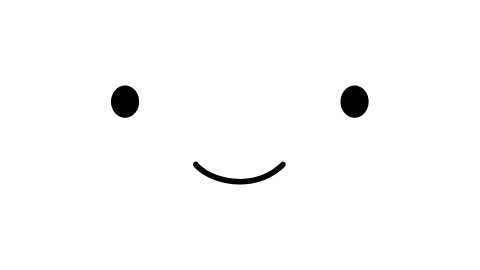
#> input picture whole_bmo/tools/figma_faces/Rosto-01.png, 480 x 270 px; its folder holds only this picture in this run
$ python slice_faces.py
#> lines starting #> are read from the running program, lines starting #| are printed output that depends on the picture; after the words box and inside, x2 and y2 are one past the last pixel; in counts of white or black regions, pixels touching at a corner belong together
"""
slice_faces.py — Figma face exports -> coloured A4 stencils for the STM32.

  cd ~/STM32/boum/tools
  python3 slice_faces.py                     # figma_faces/ -> ../Core/Inc/bmo_faces.h
  python3 slice_faces.py --debug DIR         # also save role-coloured debug images

Input:  figma_faces/Rosto-XX.png, 480x270, transparent background (CLAUDE.md §15).
Output: ../Core/Inc/bmo_faces.h and figma_faces/check/check_Rosto-XX.png.

Pipeline per face:
  1. Paste the export at (0, 25) on a 480x320 canvas.
  2. Palette ("inks"): colours of opaque AND semi-transparent pixels (PNG alpha
     is straight, so RGB is already the un-premultiplied colour), weighted by
     alpha. Close colours merge; saturated colours of the same hue merge too
     (21's red gradient -> one flat red). Edge colours that are a blend of two
     inks are not inks.
  3. Each pixel becomes one ink, or two inks blended at an edge. Inks are drawn
     back to front (outer outline first, enclosed fills/highlights last); the
     two alphas are solved so that drawing them in that order gives back the
     original pixel.
  4. Roles: blush inks (soft or pink) are always PART_EXTRA, by colour.
     The rest is split into connected pieces: centre band = mouth; on each
     side the main piece is the eye, a piece above it is the brow, anything
     else (21's "^^" marks) is extra.
  5. One stencil per role x ink, cropped tight, x and width rounded to even.
  6. Rebuild every face from the packed nibbles with the firmware's RGB565
     mix() and save it as check/check_Rosto-XX.png.

A4 = 4-bit alpha, 2 px per byte, HIGH nibble = LEFT pixel (as face_gfx.h expects).
"""
import argparse
import colorsys
import glob
import os
import sys

import numpy as np
from PIL import Image
from scipy import ndimage

CANVAS_W, CANVAS_H = 480, 320
TOP = 25                                   # (320 - 270) / 2
BG_RGB = (0xC9, 0xE4, 0xC3)                # "Face - 1st Color"
BG_565 = 0xCF38

MIN_ALPHA = 0.10        # palette ignores fainter pixels (colour too unreliable)
MIN_WEIGHT = 30.0       # an ink needs this much alpha-weighted area
MERGE_DIST = 48.0       # RGB distance: same ink
MIX_TOL = 20.0          # RGB distance from the line between two inks: edge blend
HUE_MERGE_DEG = 12.0    # saturated colours this close in hue: same ink (gradients)
PAIR_PENALTY = 6.0      # prefer one ink over a two-ink blend when both fit
PURE_TOL = 12.0         # pixel this close to an ink shows that ink is present
NEAR_PX = 3             # ...and the ink may be used this many pixels around it
SPECK_WEIGHT = 8        # pieces with less total A4 than this join their neighbour
SOFT_ALPHA = 0.6        # ink whose median alpha is below this is a soft blush
BLUSH_INKS = [(255, 200, 216)]             # hard-edged blush colours (13's pink)
CENTRE_X = (160, 320)   # piece centre inside this band -> mouth
BROW_X_MARGIN = 20      # brow must overlap the eye's x range (+ this margin)

ROLES = ["PART_EYE_L", "PART_EYE_R", "PART_BROW_L", "PART_BROW_R", "PART_MOUTH", "PART_EXTRA"]
ROLE_TAG = ["eye_l", "eye_r", "brow_l", "brow_r", "mouth", "extra"]
EYE_L, EYE_R, BROW_L, BROW_R, MOUTH, EXTRA = range(6)
PART_STRUCT_BYTES = 16  # sizeof(face_part_t) on Cortex-M7


# ------------------------------------------------------------------ helpers
def to565(c):
    r, g, b = (int(round(v)) for v in c)
    return ((r >> 3) << 11) | ((g >> 2) << 5) | (b >> 3)


def expand565(p):
    """RGB565 array -> 8-bit RGB array, as the panel shows it."""
    r = (p >> 11) & 0x1F
    g = (p >> 5) & 0x3F
    b = p & 0x1F
    return np.stack([(r * 255 + 15) // 31, (g * 255 + 31) // 63, (b * 255 + 15) // 31], -1)


def fw_mix(fg, bg, a):
    """Exact copy of mix() in gfx_spi.c, vectorised. fg scalar, bg/a arrays."""
    out = np.zeros_like(bg)
    for shift, mask in ((11, 0x1F), (5, 0x3F), (0, 0x1F)):
        f = (fg >> shift) & mask
        b = (bg >> shift) & mask
        out |= ((f * a + b * (15 - a) + 7) // 15) << shift
    return out


def hue_sat_val(c):
    return colorsys.rgb_to_hsv(*(v / 255.0 for v in c))


# [17 lines left out: functions same_hue, seg_dist, not called in this run]


# ------------------------------------------------------------------ palette
def build_palette(rgb, a):
    """Returns (inks Kx3 float, colour->ink map for gradient shades).

    Only same-hue gradient shades are force-mapped to their ink (21's hearts
    become flat red). Every other colour is left to decompose(), which picks
    the nearest ink or a two-ink edge blend.
    """
    m = a >= MIN_ALPHA
    cols, inv = np.unique(rgb[m], axis=0, return_inverse=True)
    wsum = np.bincount(inv.ravel(), weights=a[m])
    inks, members = [], {}
    for k in np.argsort(-wsum):
        c = cols[k].astype(float)
        if inks:
            hue_j = next((j for j, e in enumerate(inks) if same_hue(c, e)), None)
            if hue_j is not None:
                members[tuple(cols[k])] = hue_j
                continue                      # gradient shade: flat ink
            d = [np.linalg.norm(c - e) for e in inks]
            mix = min((seg_dist(c, inks[i], inks[j])[0]
                       for i in range(len(inks)) for j in range(i + 1, len(inks))),
                      default=np.inf)
            if mix < MIX_TOL and mix < min(d):
                continue                      # blend of two inks at an edge
            if min(d) < MERGE_DIST:
                continue                      # a shade of an existing ink
        if wsum[k] >= MIN_WEIGHT:
            members[tuple(cols[k])] = len(inks)
            inks.append(c)
    return np.array(inks), members


def nearest_ink(rgb, inks):
    d = np.linalg.norm(rgb[..., None, :] - inks[None, None], axis=-1)
    return np.argmin(d, axis=-1)


def layer_order(rgb, a, inks):
    """Back-to-front order: inks touching the transparent outside go first."""
    near = nearest_ink(rgb, inks)
    opaque = a >= 0.5
    outer = []
    for k in range(len(inks)):
        mk = opaque & (near == k)
        edge = mk & ~ndimage.binary_erosion(mk)
        if not edge.any():
            outer.append((0.0, 0))
            continue
        touches_out = edge & ndimage.binary_dilation(~opaque)
        outer.append((touches_out.sum() / edge.sum(), int(mk.sum())))
    return sorted(range(len(inks)), key=lambda k: outer[k], reverse=True)


# ------------------------------------------------------------ decomposition
def decompose(rgb, a, inks, members, layer_of):
    """Per-ink alpha planes (float 0..1) that composite back to the original."""
    K = len(inks)
    planes = np.zeros((K,) + a.shape)
    ys, xs = np.nonzero(a > 0)
    c = rgb[ys, xs].astype(float)
    al = a[ys, xs]

    # colours that were merged into an ink while building the palette: one ink
    mapped = np.array([members.get(tuple(v), -1) for v in rgb[ys, xs]])

    # an ink may only be used where it really appears within NEAR_PX pixels,
    # so an edge blend is never explained by an ink from elsewhere on the face
    all_err = np.linalg.norm(rgb[..., None, :].astype(float) - inks[None, None], axis=-1)
    near = np.stack([ndimage.binary_dilation((all_err[..., k] < PURE_TOL) & (a >= MIN_ALPHA),
                                             iterations=NEAR_PX) for k in range(K)])
    ok = near[:, ys, xs].T                                             # N x K

    # otherwise best of: one ink, or a blend of two inks
    single_err = np.linalg.norm(c[:, None] - inks[None], axis=-1)     # N x K
    single = np.argmin(np.where(ok, single_err, single_err + 1e6), axis=1)
    err = single_err[np.arange(len(c)), single] + np.where(ok.any(1), 0, 1e6)
    pick_i = single.copy()
    pick_j = np.full(len(c), -1)
    pick_t = np.ones(len(c))
    for i in range(K):
        for j in range(i + 1, K):
            p, q = inks[i], inks[j]
            d = p - q
            t = np.clip((c - q) @ d / float(d @ d), 0, 1)
            e = np.linalg.norm(c - (t[:, None] * p + (1 - t[:, None]) * q), axis=1) + PAIR_PENALTY
            better = (e < err) & (t > 0.02) & (t < 0.98) & ok[:, i] & ok[:, j]
            err[better] = e[better]
            pick_i[better], pick_j[better], pick_t[better] = i, j, t[better]

    use_map = mapped >= 0
    pick_i[use_map], pick_j[use_map], pick_t[use_map] = mapped[use_map], -1, 1.0

    one = pick_j < 0
    planes[pick_i[one], ys[one], xs[one]] = al[one]

    two = ~one
    i, j, t, aa = pick_i[two], pick_j[two], pick_t[two], al[two]
    i_top = np.array([layer_of[v] for v in i]) > np.array([layer_of[v] for v in j])
    top = np.where(i_top, i, j)
    bot = np.where(i_top, j, i)
    t_top = np.where(i_top, t, 1 - t)
    a_top = aa * t_top
    a_bot = np.where(a_top < 0.999, aa * (1 - t_top) / np.maximum(1 - a_top, 1e-6), 0.0)
    planes[top, ys[two], xs[two]] = a_top
    planes[bot, ys[two], xs[two]] = np.clip(a_bot, 0, 1)
    return planes


# ------------------------------------------------------------------- roles
def label_pieces(mask, weight):
    """8-connected pieces; specks join the nearest real piece."""
    lab, n = ndimage.label(mask, structure=np.ones((3, 3)))
    if n == 0:
        return lab, []
    w = ndimage.sum(weight, lab, index=np.arange(1, n + 1))
    keep = [k + 1 for k in range(n) if w[k] >= SPECK_WEIGHT]
    if not keep:
        keep = [int(np.argmax(w)) + 1]
    big = np.isin(lab, keep)
    _, (iy, ix) = ndimage.distance_transform_edt(~big, return_indices=True)
    lab = np.where(mask, lab[iy, ix], 0)
    return lab, keep


def bbox(m):
    ys, xs = np.nonzero(m)
    return xs.min(), ys.min(), xs.max() + 1, ys.max() + 1


def assign_roles(q, inks, extra_inks):
    """Returns list of (role, ink, mask) groups."""
    groups = []

    # blush inks: always extra, one part per connected blob
    for k in extra_inks:
        lab, keep = label_pieces(q[k] > 0, q[k])
        for l in keep:
            groups.append((EXTRA, k, lab == l))

    body = [k for k in range(len(inks)) if k not in extra_inks]
    if not body:
        return groups
    wsum = sum(q[k].astype(int) for k in body)
    lab, keep = label_pieces(wsum > 0, wsum)

    info = {}
    for l in keep:
        m = lab == l
        x0, y0, x1, y1 = bbox(m)
        ys, xs = np.nonzero(m)
        info[l] = dict(mask=m, box=(x0, y0, x1, y1), cx=xs.mean(), cy=ys.mean(), w=wsum[m].sum())

    role_of = {}
    for side, eye, brow in (("L", EYE_L, BROW_L), ("R", EYE_R, BROW_R)):
        pcs = [l for l in keep if (info[l]["cx"] < CENTRE_X[0]) == (side == "L")
               and not CENTRE_X[0] <= info[l]["cx"] <= CENTRE_X[1]]
        if not pcs:
            continue
        top_w = max(info[l]["w"] for l in pcs)
        main = max((l for l in pcs if info[l]["w"] >= 0.4 * top_w), key=lambda l: info[l]["cy"])
        role_of[main] = eye
        ex0, _, ex1, _ = info[main]["box"]
        for l in pcs:
            if l == main:
                continue
            x0, _, x1, y1 = info[l]["box"]
            above = y1 <= info[main]["cy"]
            overlap = x1 > ex0 - BROW_X_MARGIN and x0 < ex1 + BROW_X_MARGIN
            role_of[l] = brow if (above and overlap) else EXTRA
    for l in keep:
        role_of.setdefault(l, MOUTH)

    # merge same-role pieces into one part, except extras (kept separate)
    for role in (EYE_L, EYE_R, BROW_L, BROW_R, MOUTH):
        m = np.isin(lab, [l for l in keep if role_of[l] == role])
        if m.any():
            for k in body:
                groups.append((role, k, m))
    for l in keep:
        if role_of[l] == EXTRA:
            for k in body:
                groups.append((EXTRA, k, lab == l))
    return groups


# ------------------------------------------------------------------ packing
def pack_a4(a):
    h, w = a.shape
    flat = a.astype(np.uint8).ravel()
    return list((flat[0::2] << 4) | flat[1::2]), w, h


def unpack_a4(data, w, h):
    b = np.array(data, dtype=np.uint8)
    out = np.empty(w * h, dtype=np.int64)
    out[0::2] = b >> 4
    out[1::2] = b & 0x0F
    return out.reshape(h, w)


def slice_face(path):
    src = np.array(Image.open(path).convert("RGBA"))
    if src.shape[:2] != (270, 480):
        sys.exit(f"{path}: expected 480x270, got {src.shape[1]}x{src.shape[0]}")
    canvas = np.zeros((CANVAS_H, CANVAS_W, 4), dtype=np.uint8)
    canvas[TOP:TOP + 270] = src
    rgb = canvas[..., :3]
    a = canvas[..., 3] / 255.0

    inks, members = build_palette(rgb, a)
    order = layer_order(rgb, a, inks)
    layer_of = {k: n for n, k in enumerate(order)}
    planes = decompose(rgb, a, inks, members, layer_of)
    q = np.rint(planes * 15).astype(np.uint8)

    extra_inks = []
    for k in range(len(inks)):
        vals = planes[k][q[k] > 0]
        soft = vals.size and np.median(vals) < SOFT_ALPHA
        pink = any(np.linalg.norm(inks[k] - np.array(b)) < MERGE_DIST for b in BLUSH_INKS)
        if soft or pink:
            extra_inks.append(k)

    parts = []
    for role, k, m in assign_roles(q, inks, extra_inks):
        stencil = np.where(m, q[k], 0)
        if not stencil.any():
            continue
        x0, y0, x1, y1 = bbox(stencil > 0)
        x0 -= x0 % 2
        x1 += x1 % 2
        data, w, h = pack_a4(stencil[y0:y1, x0:x1])
        parts.append(dict(role=role, ink=k, layer=layer_of[k], x=int(x0), y=int(y0),
                          w=w, h=h, color=to565(inks[k]), rgb=inks[k], data=data))
    parts.sort(key=lambda p: (p["layer"], p["role"], p["y"], p["x"]))

    # reference: original over the mint, then the best RGB565 can show
    ref = BG_RGB * (1 - a[..., None]) + rgb * a[..., None]
    r, g, b = (np.rint(ref[..., i]).astype(np.int64) for i in range(3))
    ref_q = expand565(((r >> 3) << 11) | ((g >> 2) << 5) | (b >> 3))
    return dict(inks=inks, order=order, extra_inks=extra_inks, parts=parts, ref=ref, ref_q=ref_q)


def rebuild(parts):
    """Decode the packed bytes and blend exactly like gfx_blend_sprite()."""
    screen = np.full((CANVAS_H, CANVAS_W), BG_565, dtype=np.int64)
    for p in parts:
        a = unpack_a4(p["data"], p["w"], p["h"])
        win = screen[p["y"]:p["y"] + p["h"], p["x"]:p["x"] + p["w"]]
        mixed = fw_mix(p["color"], win, a)
        win[:] = np.where(a == 15, p["color"], np.where(a == 0, win, mixed))
    return expand565(screen)


# ------------------------------------------------------------------ output
def c_name(face):
    return face.lower().replace("-", "_")


def write_header(dst, faces):
    L = [
        "/* bmo_faces.h — GENERATED by tools/slice_faces.py. Do not edit. */",
        "/* Figma faces (BMO Face Templates, Community) as coloured A4 stencils.",
        " * A4 alpha, 2 px/byte, high nibble = left pixel. Lives in flash (const).",
        " * Screen 480x320, mint background 0xCF38. Draw each face's parts in table",
        " * order (layer 0 = back) with gfx_blend_sprite(a4, w, h, x, y, color). */",
        "#ifndef BMO_FACES_H",
        "#define BMO_FACES_H",
        "",
        "#include <stdint.h>",
        "",
        "typedef enum {",
    ]
    L += [f"    {r}," for r in ROLES]
    L += [
        "} face_part_role_t;",
        "",
        "typedef struct {",
        "    const uint8_t *a4;     /* w * h / 2 bytes                       */",
        "    int16_t  x, y;         /* top-left on the 480x320 screen         */",
        "    uint16_t w, h;         /* w is even                              */",
        "    uint16_t color;        /* RGB565                                 */",
        "    uint8_t  layer;        /* 0 = back; table is sorted by layer     */",
        "    uint8_t  role;         /* face_part_role_t                       */",
        "} face_part_t;",
        "",
        "typedef struct {",
        "    const char        *name;",
        "    const face_part_t *parts;",
        "    uint8_t            count;",
        "} face_def_t;",
        "",
        "typedef enum {",
    ]
    L += [f"    BMO_{c_name(f).upper()}," for f, _ in faces]
    L += ["    BMO_FACE_COUNT", "} bmo_face_id_t;", ""]

    for face, res in faces:
        n = c_name(face)
        for i, p in enumerate(res["parts"]):
            arr = f"{n}_{i:02d}_{ROLE_TAG[p['role']]}_a4"
            p["arr"] = arr
            L.append(f"/* {face} part {i}: {ROLE_TAG[p['role']]}, ink #{to_hex(p['rgb'])}, "
                     f"{p['w']} x {p['h']}, {len(p['data'])} bytes */")
            L.append(f"static const uint8_t {arr}[{len(p['data'])}] = {{")
            for r in range(0, len(p["data"]), 16):
                L.append("    " + ", ".join(f"0x{v:02X}" for v in p["data"][r:r + 16]) + ",")
            L.append("};")
        L.append("")
        L.append(f"static const face_part_t {n}_parts[{len(res['parts'])}] = {{")
        for p in res["parts"]:
            L.append(f"    {{ {p['arr']}, {p['x']:3d}, {p['y']:3d}, {p['w']:3d}, {p['h']:3d}, "
                     f"0x{p['color']:04X}, {p['layer']}, {ROLES[p['role']]} }},")
        L.append("};")
        L.append("")

    L.append("static const face_def_t bmo_faces[BMO_FACE_COUNT] = {")
    for face, res in faces:
        n = c_name(face)
        L.append(f'    {{ "{face}", {n}_parts, {len(res["parts"])} }},')
    L += ["};", "", "#endif", ""]
    with open(dst, "w") as f:
        f.write("\n".join(L))


def to_hex(c):
    return "".join(f"{int(round(v)):02X}" for v in c)


# [10 lines left out: function debug_image, not called in this run]


def main():
    here = os.path.dirname(os.path.abspath(__file__))
    ap = argparse.ArgumentParser()
    ap.add_argument("src", nargs="?", default=os.path.join(here, "figma_faces"))
    ap.add_argument("dst", nargs="?", default=os.path.join(here, "..", "Core", "Inc", "bmo_faces.h"))
    ap.add_argument("--debug", metavar="DIR", help="save role-coloured images here")
    args = ap.parse_args()

    files = sorted(glob.glob(os.path.join(args.src, "Rosto-*.png")))
    if not files:
        sys.exit(f"no Rosto-*.png in {args.src}")
    check_dir = os.path.join(args.src, "check")
    os.makedirs(check_dir, exist_ok=True)
    if args.debug:
        os.makedirs(args.debug, exist_ok=True)

    faces = []
    for f in files:
        face = os.path.basename(f)[:-4]
        res = slice_face(f)
#> in slice_face, src is the input picture: shape (270, 480, 4); mean R, G, B, A 0, 0, 0, 3.9
#> in slice_face, `canvas[TOP:TOP + 270] = src`:
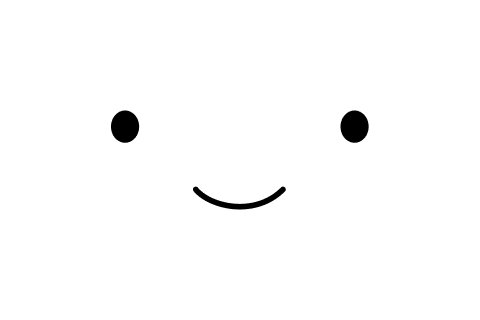
#> canvas: shape (320, 480, 4); mean R, G, B, A 0, 0, 0, 3.3; transparent parts drawn white
#> in build_palette, `m = a >= MIN_ALPHA`:
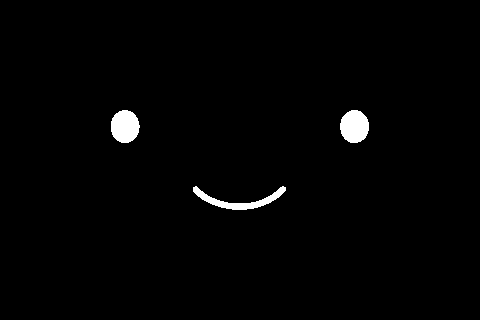
#> m: shape (320, 480) bool; 1.4% white; 3 white regions, box (x1, y1, x2, y2) and area: (340, 110, 369, 143) 756, (111, 110, 140, 143) 751, (193, 186, 286, 210) 657
#> in build_palette, `cols, inv = np.unique(rgb[m], axis=0, return_inverse=True)`: cols = [[0, 0, 0]]; inv = 2164 values from 0 to 0
#> in build_palette, `wsum = np.bincount(inv.ravel(), weights=a[m])`: wsum = [1990.6]
#> the loop in build_palette, `for k in np.argsort(-wsum):` made 1 pass
#> after the loop in build_palette, `for k in np.argsort(-wsum):`: inks = [[0, 0, 0]]; members = {(0, 0, 0): 0}
#> the loop in layer_order, `for k in range(len(inks)):` made 1 pass
#> pass 1, in layer_order, `edge = mk & ~ndimage.binary_erosion(mk)`:
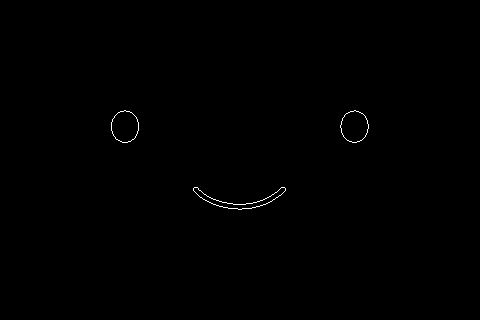
#> edge: shape (320, 480) bool; 0.23% white in thin lines or dots, all inside (x1, y1, x2, y2) = (111, 110, 369, 210)
#> after the loop in layer_order, `for k in range(len(inks)):`: outer = [(1, 1999)]
#> in slice_face, `order = layer_order(rgb, a, inks)`: order = [0]
#> in slice_face, `layer_of = {k: n for n, k in enumerate(order)}`: layer_of = {0: 0}
#> in decompose, `K = len(inks)`: K = 1
#> in decompose, `ys, xs = np.nonzero(a > 0)`: ys = 2196 values from 110 to 209; xs = 2196 values, max 368 at index 554, min 111 at index 443, mean 239.6
#> in decompose, `c = rgb[ys, xs].astype(float)`: c = 2196 rows, first 8: [0, 0, 0], [0, 0, 0], [0, 0, 0], [0, 0, 0], [0, 0, 0], [0, 0, 0], [0, 0, 0], [0, 0, 0]
#> in decompose, `al = a[ys, xs]`: al = 2196 values, max 1 at index 18, min 0.0627 at index 0, mean 0.907
#> in decompose, `mapped = np.array([members.get(tuple(v), -1) for v in rgb[ys, xs]])`: mapped = 2196 values from 0 to 0
#> in decompose, `pick_j = np.full(len(c), -1)`: pick_j = 2196 values from -1 to -1
#> in decompose, `pick_t = np.ones(len(c))`: pick_t = 2196 values from 1 to 1
#> in decompose, `i, j, t, aa = pick_i[two], pick_j[two], pick_t[two], al[two]`: i = empty array
#> the loop in slice_face, `for k in range(len(inks)):` made 1 pass
#> (soft, pink) on pass 1: (False, False)
#> after the loop in slice_face, `for k in range(len(inks)):`: extra_inks = []
#> in assign_roles, `body = [k for k in range(len(inks)) if k not in extra_inks]`: body = [0]
#> in label_pieces, `lab, n = ndimage.label(mask, structure=np.ones((3, 3)))`: n = 3
#> in label_pieces, `w = ndimage.sum(weight, lab, index=np.arange(1, n + 1))`: w = [10701, 10701, 8500]
#> in label_pieces, `keep = [k + 1 for k in range(n) if w[k] >= SPECK_WEIGHT]`: keep = [1, 2, 3]
#> in label_pieces, `_, (iy, ix) = ndimage.distance_transform_edt(~big, return_indices=True)`:
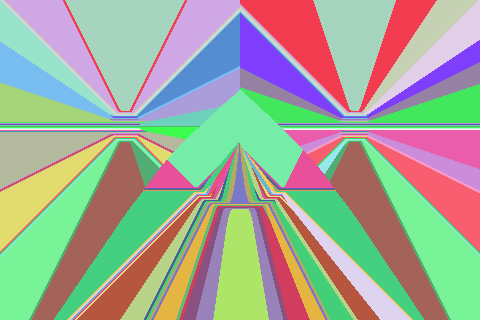
#> iy: shape (320, 480) int32; 57 distinct labels, from 110 to 209; one colour per label, 0 black
#> the loop in slice_face, `for role, k, m in assign_roles(q, inks, extra_inks):` made 3 passes
#> (role, x0, y0, x1, y1, h, w) on passes 1 to 3: (0, 110, 110, 140, 143, 33, 30), (1, 340, 110, 370, 143, 33, 30), (4, 192, 186, 286, 210, 24, 94)
#> after the loop in slice_face, `for role, k, m in assign_roles(q, inks, extra_inks):`: parts = 3 items
#> in slice_face, `ref = BG_RGB * (1 - a[..., None]) + rgb * a[..., None]`:
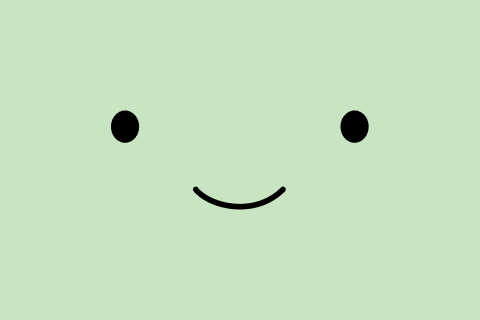
#> ref: shape (320, 480, 3) float64; mean R, G, B 198.4, 225, 192.5
#> in slice_face, `r, g, b = (np.rint(ref[..., i]).astype(np.int64) for i in range(3))`:
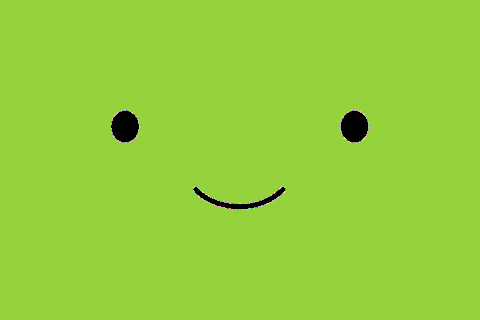
#> r: shape (320, 480) int64; 22 distinct labels, from 0 to 201; one colour per label, 0 black
#> in slice_face, `r, g, b = (np.rint(ref[..., i]).astype(np.int64) for i in range(3))`:
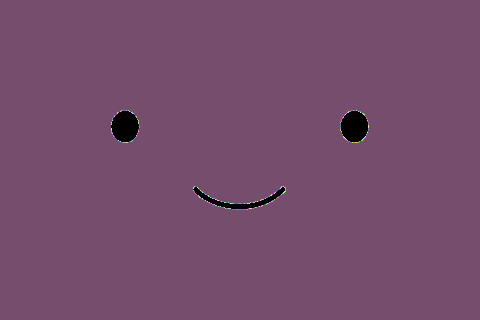
#> g: shape (320, 480) int64; 21 distinct labels, from 0 to 228; one colour per label, 0 black
#> (the rest of the program and of its run is left out)
